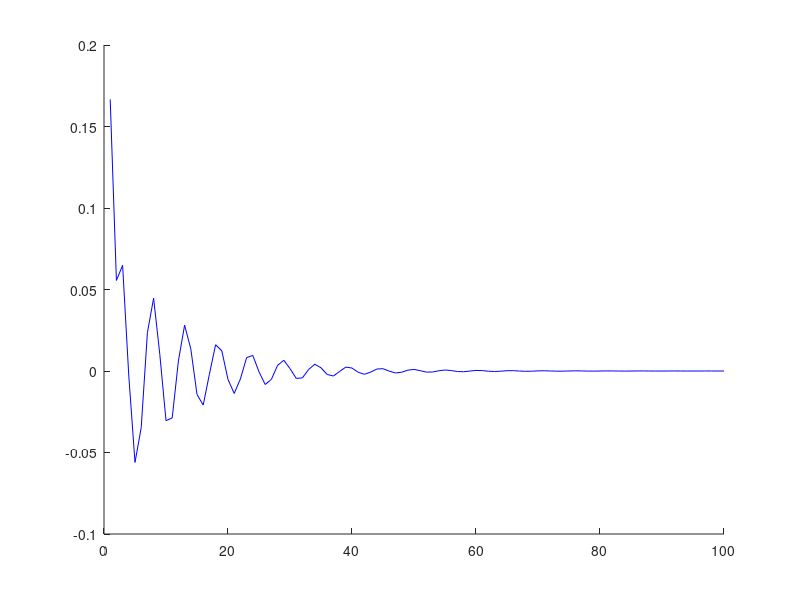
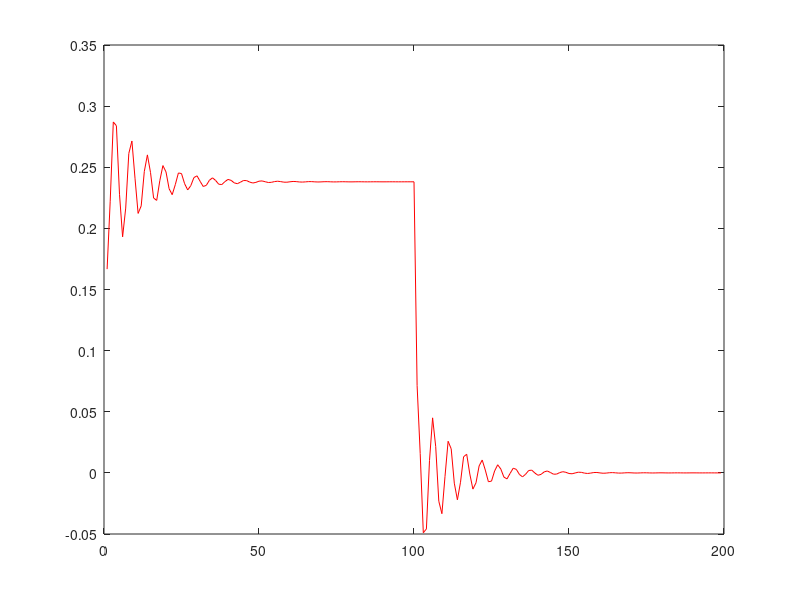

These charts were generated, in order, by the following MATLAB code:
1;
clear;
clf;
function y = sistema(x)
    n = length(x);
    if ( n < 2)
        disp('Muestra muy chica');
        return
    end
    y = zeros(1,n);
    
    y(1) = 1/6;
    y(2) = 1/18;

    for i = 3:n
        y(i) = 1/6 * (x(i) - 2*x(i-1) + x(i-2) + 4*y(i-1) - 5*y(i-2));
    end
endfunction

n = 100;
x = zeros(1,n);
x(1) = 1;

h = sistema(x);
hold on;
figure(1);
plot(h,'b');

x = ones(1,n);
%y = convolucion_lineal(x,h);
y2 = conv(x,h);
figure(2);
plot(y2,'r')

%figure(3);
%plot(y.-y2);

pause;
